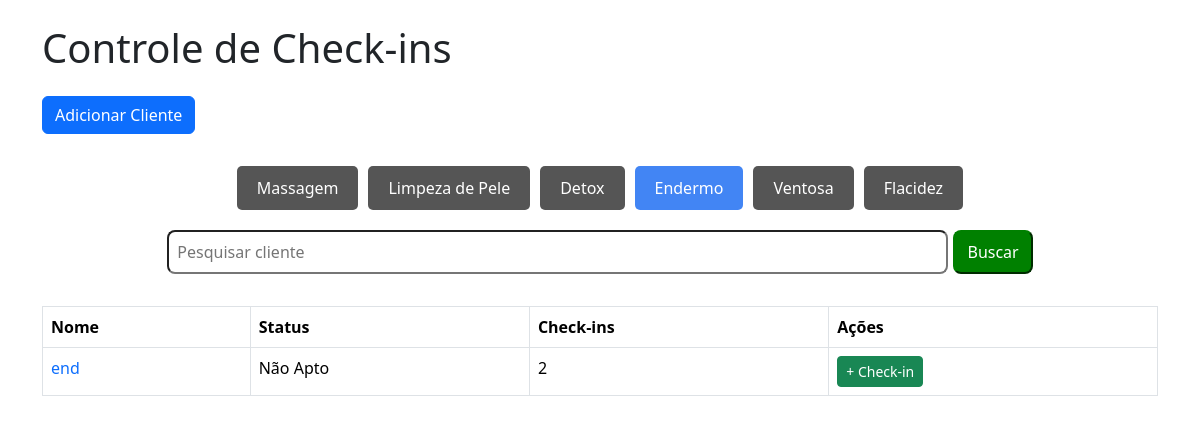
The app's page /endermo, older data.
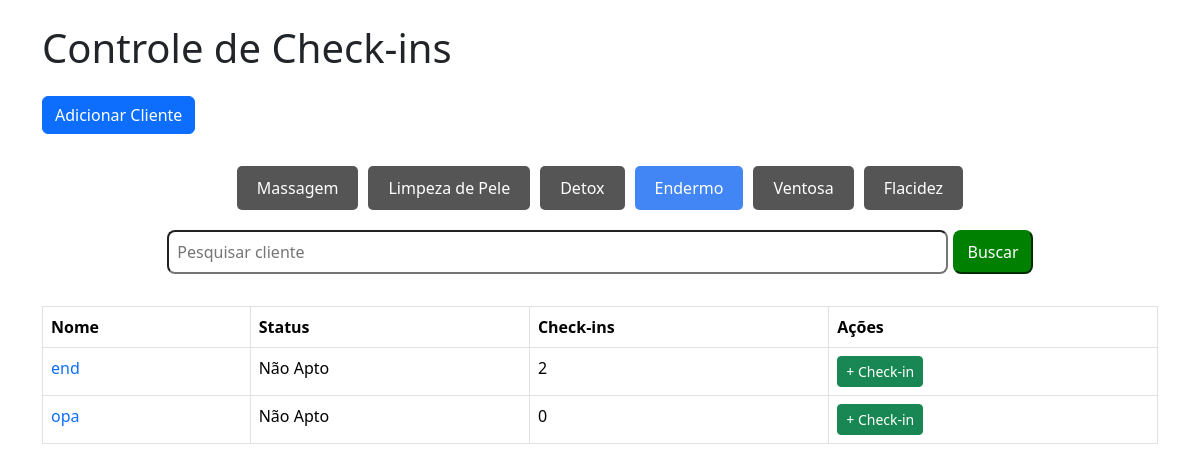
The same page, newer data.
### tables this page shows
CREATE TABLE cliente_endermo (
        id INTEGER PRIMARY KEY AUTOINCREMENT,
        nome TEXT NOT NULL,
        status BOOLEAN DEFAULT FALSE,
        checkins INTEGER DEFAULT 0
    );

### app/views/endermo.py (the view)
@app.route("/endermo")
def homepage_endermo():
    conn = get_db_connection()
    cliente_endermo = conn.execute('SELECT * FROM cliente_endermo ORDER BY nome ASC').fetchall()
    conn.close()
    return render_template('endermo/endermo.html', cliente_endermo=cliente_endermo)

### app/model/model.py (called while the page is built)
def get_db_connection():
    conn = sqlite3.connect('checkins.db')
    conn.row_factory = sqlite3.Row
    return conn

### app/templates/endermo/endermo.html (shortened to what this page needs)
<!DOCTYPE html>
<html lang="pt-br">
<head>
    <link href="https://cdn.jsdelivr.net/npm/bootstrap@5.3.2/dist/css/bootstrap.min.css" rel="stylesheet">
    <link rel="stylesheet" href="{{url_for('static', filename='css/style.css')}}">
    <link rel="stylesheet" href="{{url_for('static', filename='css/modal.css')}}">
</head>
<body>
    <div class="container">
        <h1 class="mb-4">
            Controle de Check-ins
        </h1>
        <button class="btn btn-primary" id="openModal">Adicionar Cliente</button>
        <div class="nav">
            <a href="/" >Massagem</a>
            <a href="/limpeza">Limpeza de Pele</a>
            <a href="/detox">Detox</a>
            <a href="/endermo" class="active">Endermo</a>
            <a href="/ventosa">Ventosa</a>
            <a href="/flacidez">Flacidez</a>
        </div>
        <form action="/busca_endermo" method="POST" class='form-busca'>
            <input class="input-busca" type="text" name="termo" placeholder="Pesquisar cliente" value="{{ termo }}">
            <button class="button-busca" type="submit">Buscar</button>
        </form>
        {% if resultados %}
            <table class="table table-bordered">
            <thead>
                <tr>
                <th>Nome</th>
                <th>Status</th>
                <th>Check-ins</th>
                <th>Ações</th>
                </tr>
            </thead>
            <tbody>
                {% for cliente in resultados %}
                <tr>
                <td><a href="/clienteendermo/{{cliente.id}}">{{ cliente.nome }}</a></td>
                {% if cliente.status %}
                    <td><a class="agendar" href="https://app.tecnofit.com.br/ng/calendar/week" target="_blank">Agendar</a></td>
                {% else %}
                    <td>Não Apto</td>
                {% endif %}
                <td>{{ cliente.checkins }}</td>
                <td>
                    <a href="/checkinendermo/{{ cliente.id }}" class="btn btn-success btn-sm">+ Check-in</a>
                </td>
                </tr>
                {% endfor %}
            </tbody>
        </table>
        {% else %}
        <table class="table table-bordered">
            <thead>
                <tr>
                <th>Nome</th>
                <th>Status</th>
                <th>Check-ins</th>
                <th>Ações</th>
                </tr>
            </thead>
            <tbody>
                {% for cliente in cliente_endermo %}
                <tr>
                <td><a href="/clienteendermo/{{cliente.id}}">{{ cliente.nome }}</a></td>
                {% if cliente.status %}
                    <td><a class="agendar" href="https://app.tecnofit.com.br/ng/calendar/week" target="_blank">Agendar</a></td>
                {% else %}
                    <td>Não Apto</td>
                {% endif %}
                <td>{{ cliente.checkins }}</td>
                <td>
                    <a href="/checkinendermo/{{ cliente.id }}" class="btn btn-success btn-sm">+ Check-in</a>
                </td>
                </tr>
                {% endfor %}
            </tbody>
        </table>
        {% endif %}
</body>
</html>

Row changes from the older to the newer data that the page shows:
added cliente_endermo: nome "opa", status "Não Apto", checkins "0"
